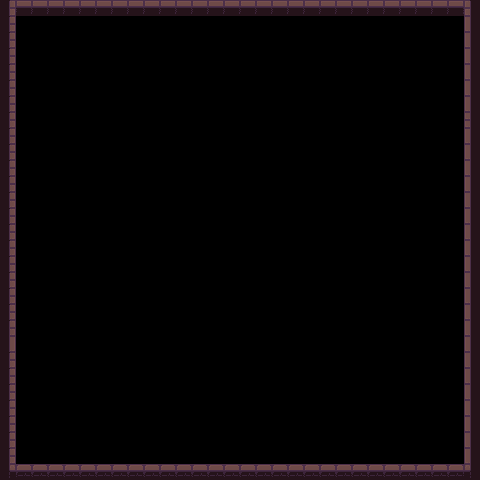

This game map was drawn from its Tiled (.tmx) file and the tilesets committed beside it. A one-line description and the full map source follow:
An orthogonal 30x30 tile map with 16x16 px tiles, 1 tile layer (Tile Layer 1), 2 tilesets.

<map version="1.9" tiledversion="1.9.2" orientation="orthogonal" renderorder="right-down" width="30" height="30" tilewidth="16" tileheight="16" infinite="0" nextlayerid="2" nextobjectid="1">
 <tileset firstgid="1" name="Dungeon Tile" tilewidth="16" tileheight="16" tilecount="100" columns="10">
  <image source="Dungeon_Tileset.png" width="160" height="160" />
 </tileset>
 <tileset firstgid="101" name="Dungeon" tilewidth="16" tileheight="16" tilecount="100" columns="10">
  <image source="Dungeon_Tileset.png" width="160" height="160" />
 </tileset>
 <layer id="1" name="Tile Layer 1" width="30" height="30">
  <data encoding="csv">
1,52,52,52,52,52,52,52,52,52,52,52,52,52,52,52,52,52,52,52,52,52,52,52,52,52,52,52,52,6,
1,0,0,0,0,0,0,0,0,0,0,0,0,0,0,0,0,0,0,0,0,0,0,0,0,0,0,0,0,36,
1,0,0,0,0,0,0,0,0,0,0,0,0,0,0,0,0,0,0,0,0,0,0,0,0,0,0,0,0,36,
1,0,0,0,0,0,0,0,0,0,0,0,0,0,0,0,0,0,0,0,0,0,0,0,0,0,0,0,0,36,
1,0,0,0,0,0,0,0,0,0,0,0,0,0,0,0,0,0,0,0,0,0,0,0,0,0,0,0,0,36,
1,0,0,0,0,0,0,0,0,0,0,0,0,0,0,0,0,0,0,0,0,0,0,0,0,0,0,0,0,36,
1,0,0,0,0,0,0,0,0,0,0,0,0,0,0,0,0,0,0,0,0,0,0,0,0,0,0,0,0,36,
1,0,0,0,0,0,0,0,0,0,0,0,0,0,0,0,0,0,0,0,0,0,0,0,0,0,0,0,0,26,
1,0,0,0,0,0,0,0,0,0,0,0,0,0,0,0,0,0,0,0,0,0,0,0,0,0,0,0,0,36,
1,0,0,0,0,0,0,0,0,0,0,0,0,0,0,0,0,0,0,0,0,0,0,0,0,0,0,0,0,36,
1,0,0,0,0,0,0,0,0,0,0,0,0,0,0,0,0,0,0,0,0,0,0,0,0,0,0,0,0,36,
1,0,0,0,0,0,0,0,0,0,0,0,0,0,0,0,0,0,0,0,0,0,0,0,0,0,0,0,0,36,
1,0,0,0,0,0,0,0,0,0,0,0,0,0,0,0,0,0,0,0,0,0,0,0,0,0,0,0,0,36,
1,0,0,0,0,0,0,0,0,0,0,0,0,0,0,0,0,0,0,0,0,0,0,0,0,0,0,0,0,36,
1,0,0,0,0,0,0,0,0,0,0,0,0,0,0,0,0,0,0,0,0,0,0,0,0,0,0,0,0,36,
1,0,0,0,0,0,0,0,0,0,0,0,0,0,0,0,0,0,0,0,0,0,0,0,0,0,0,0,0,36,
1,0,0,0,0,0,0,0,0,0,0,0,0,0,0,0,0,0,0,0,0,0,0,0,0,0,0,0,0,36,
1,0,0,0,0,0,0,0,0,0,0,0,0,0,0,0,0,0,0,0,0,0,0,0,0,0,0,0,0,36,
1,0,0,0,0,0,0,0,0,0,0,0,0,0,0,0,0,0,0,0,0,0,0,0,0,0,0,0,0,36,
1,0,0,0,0,0,0,0,0,0,0,0,0,0,0,0,0,0,0,0,0,0,0,0,0,0,0,0,0,36,
1,0,0,0,0,0,0,0,0,0,0,0,0,0,0,0,0,0,0,0,0,0,0,0,0,0,0,0,0,36,
31,0,0,0,0,0,0,0,0,0,0,0,0,0,0,0,0,0,0,0,0,0,0,0,0,0,0,0,0,36,
1,0,0,0,0,0,0,0,0,0,0,0,0,0,0,0,0,0,0,0,0,0,0,0,0,0,0,0,0,36,
1,0,0,0,0,0,0,0,0,0,0,0,0,0,0,0,0,0,0,0,0,0,0,0,0,0,0,0,0,36,
1,0,0,0,0,0,0,0,0,0,0,0,0,0,0,0,0,0,0,0,0,0,0,0,0,0,0,0,0,36,
1,0,0,0,0,0,0,0,0,0,0,0,0,0,0,0,0,0,0,0,0,0,0,0,0,0,0,0,0,36,
1,0,0,0,0,0,0,0,0,0,0,0,0,0,0,0,0,0,0,0,0,0,0,0,0,0,0,0,0,36,
1,0,0,0,0,0,0,0,0,0,0,0,0,0,0,0,0,0,0,0,0,0,0,0,0,0,0,0,0,36,
1,0,0,0,0,0,0,0,0,0,0,0,0,0,0,0,0,0,0,0,0,0,0,0,0,0,0,0,0,36,
41,42,42,42,42,42,42,42,42,42,42,42,42,42,42,42,42,42,42,42,42,42,42,42,42,42,42,42,42,46
</data>
 </layer>
</map>
